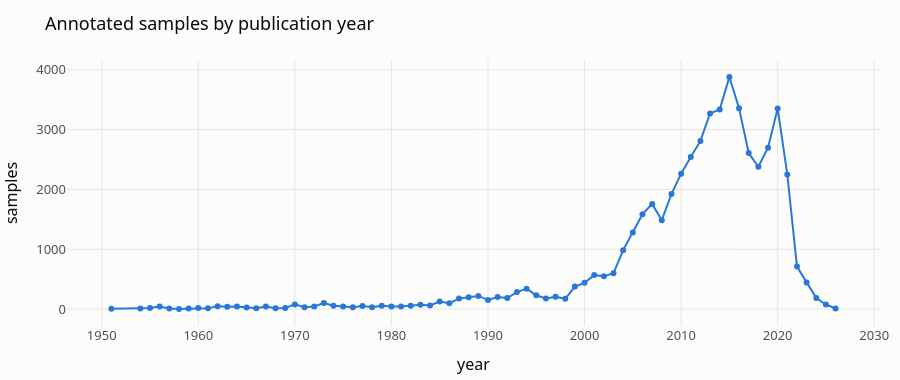

This figure's notebook cell:
### Markdown cell above
## 5. Samples over publication year

### Code cell
df_per_year = df_samples.dropna(subset=['year']).groupby('year').size().rename('samples').reset_index()
fig = px.line(df_per_year, x='year', y='samples', markers=True, title='Annotated samples by publication year')
fig.update_traces(line_color=BLUE, line_width=2, marker_size=6,
                  hovertemplate='%{x:.0f}: %{y:,} samples<extra></extra>')
fig.update_layout(hovermode='x', height=380)
fig.show()
print(f"{df_samples.year.isna().sum():,} samples have no year")

### Figure 1 — Plotly figure (JSON) as saved in the notebook; plotly's stock layout.template omitted (floating-point values rounded to 4 significant figures)
{"data": [{"hovertemplate": "%{x:.0f}: %{y:,} samples<extra></extra>", "legendgroup": "", "line": {"color": "#2a78d6", "dash": "solid", "width": 2}, "marker": {"size": 6, "symbol": "circle"}, "mode": "lines+markers", "name": "", "orientation": "v", "showlegend": false, "type": "scatter", "x": [1951.0, 1954.0, 1955.0, 1956.0, 1957.0, 1958.0, 1959.0, 1960.0, 1961.0, 1962.0, 1963.0, 1964.0, 1965.0, 1966.0, 1967.0, 1968.0, 1969.0, 1970.0, 1971.0, 1972.0, 1973.0, 1974.0, 1975.0, 1976.0, 1977.0, 1978.0, 1979.0, 1980.0, 1981.0, 1982.0, 1983.0, 1984.0, 1985.0, 1986.0, 1987.0, 1988.0, 1989.0, 1990.0, 1991.0, 1992.0, 1993.0, 1994.0, 1995.0, 1996.0, 1997.0, 1998.0, 1999.0, 2000.0, 2001.0, 2002.0, 2003.0, 2004.0, 2005.0, 2006.0, 2007.0, 2008.0, 2009.0, 2010.0, 2011.0, 2012.0, 2013.0, 2014.0, 2015.0, 2016.0, 2017.0, 2018.0, 2019.0, 2020.0, 2021.0, 2022.0, 2023.0, 2024.0, 2025.0, 2026.0], "xaxis": "x", "y": [7, 8, 19, 43, 9, 2, 8, 18, 15, 49, 38, 41, 28, 14, 44, 14, 17, 78, 29, 42, 100, 55, 45, 31, 50, 29, 54, 41, 45, 54, 74, 60, 125, 98, 175, 197, 220, 153, 201, 184, 284, 341, 231, 177, 207, 171, 377, 438, 568, 547, 600, 985, 1278, 1586, 1756, 1485, 1923, 2263, 2540, 2811, 3270, 3335, 3878, 3358, 2609, 2378, 2696, 3354, 2249, 710, 446, 185, 76, 10], "yaxis": "y"}], "layout": {"height": 380, "hovermode": "x", "legend": {"tracegroupgap": 0}, "title": {"text": "Annotated samples by publication year"}, "xaxis": {"anchor": "y", "domain": [0, 1], "title": {"text": "year"}}, "yaxis": {"anchor": "x", "domain": [0, 1], "title": {"text": "samples"}}}}
